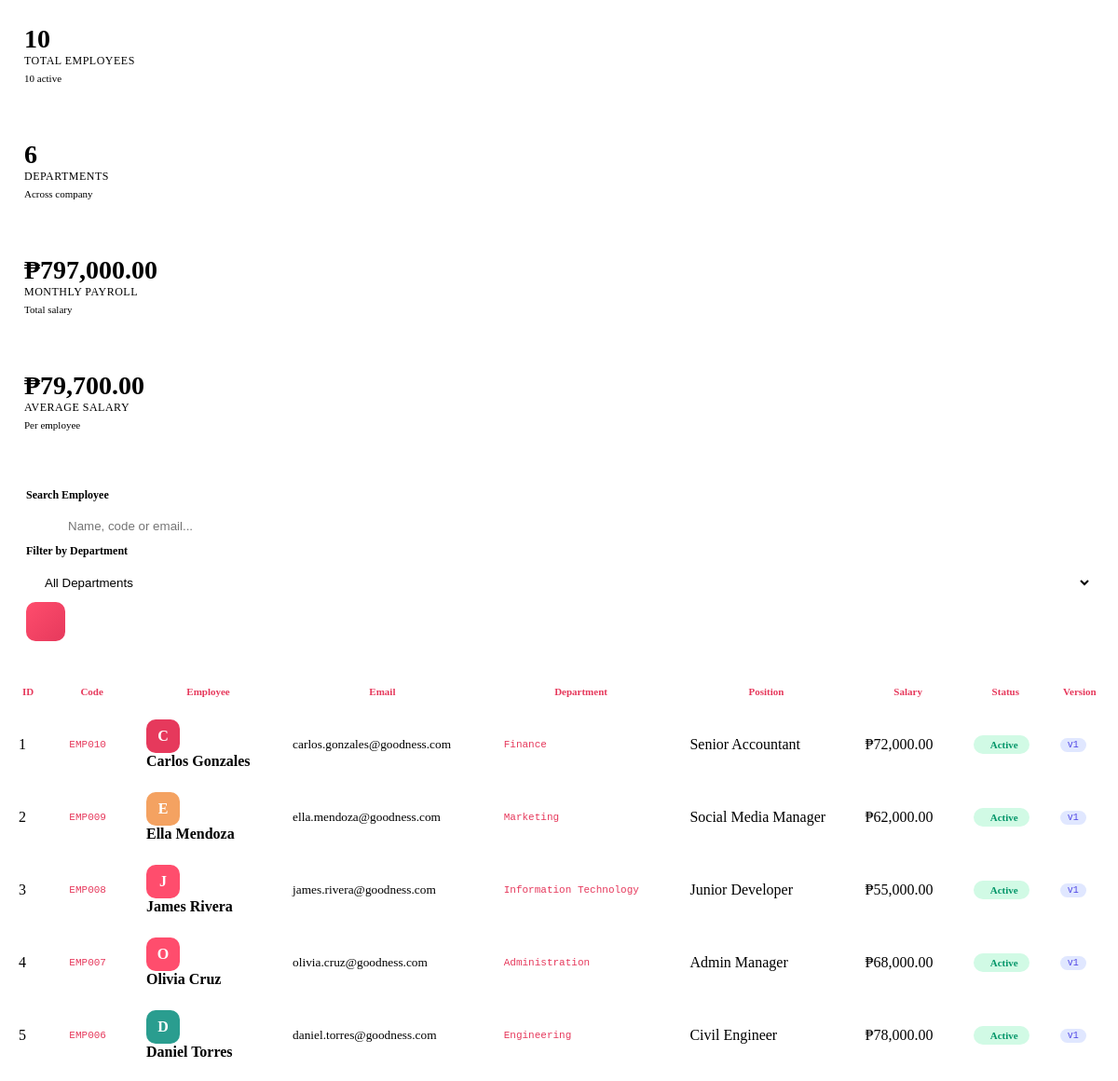
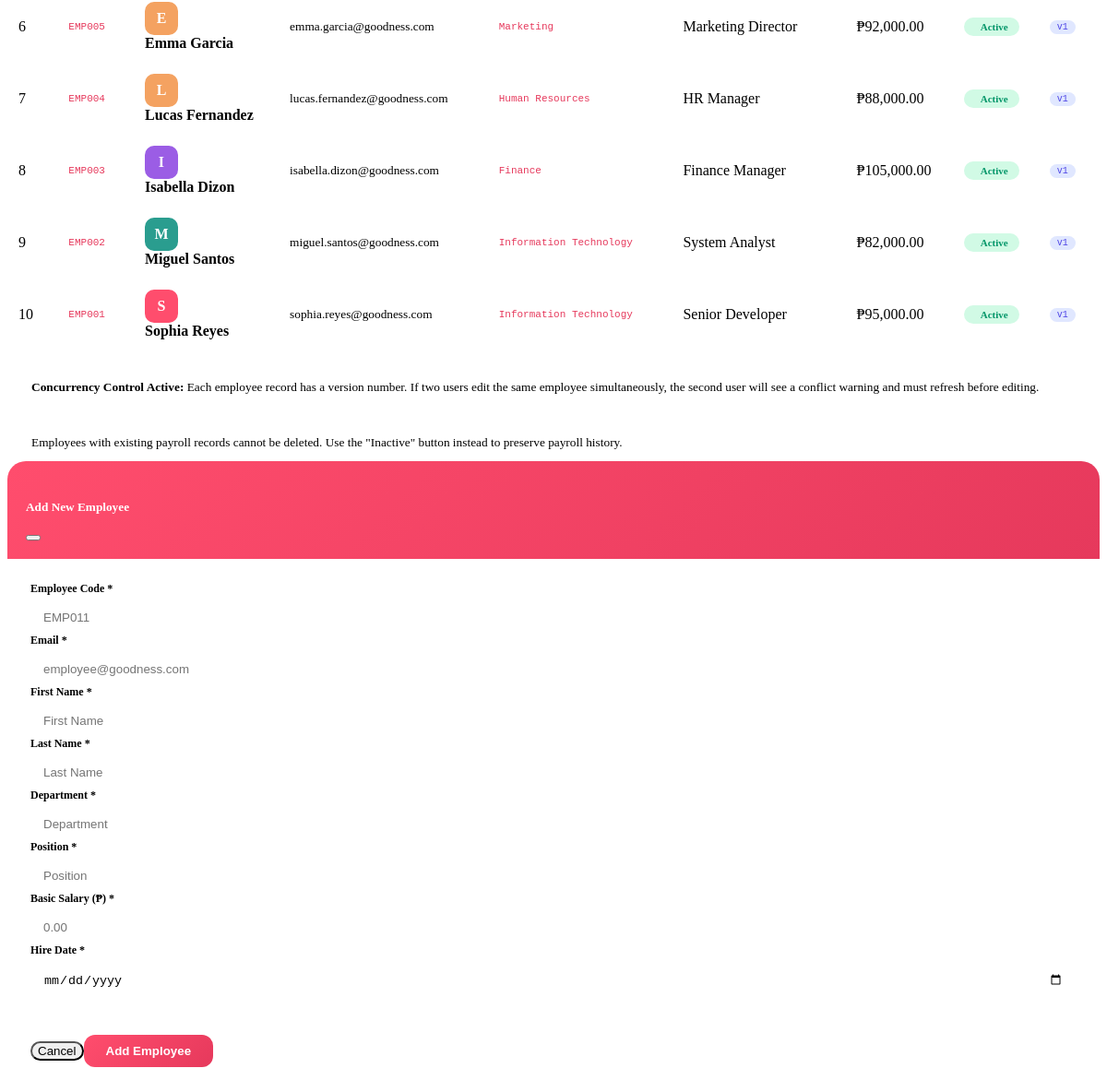
Screenshot of /goodness_payroll/modules/employees.php with the database file from the repository (2 pictures, top to bottom).
### tables this page shows
CREATE TABLE `employees` (
  `employee_id`    INT(11)       NOT NULL AUTO_INCREMENT,
  `employee_code`  VARCHAR(20)   NOT NULL,
  `first_name`     VARCHAR(50)   NOT NULL,
  `last_name`      VARCHAR(50)   NOT NULL,
  `email`          VARCHAR(100)  DEFAULT NULL,
  `department`     VARCHAR(50)   DEFAULT NULL,
  `emp_position`   VARCHAR(50)   DEFAULT NULL,
  `basic_salary`   DECIMAL(12,2) NOT NULL CHECK (`basic_salary` > 0),
  `hire_date`      DATE          NOT NULL,
  `emp_status`     ENUM('active','inactive','terminated') DEFAULT 'active',
  `version_number` INT(11)       NOT NULL DEFAULT 1
                   COMMENT 'Optimistic concurrency control - PHP must match before UPDATE',
  `created_at`     TIMESTAMP NOT NULL DEFAULT CURRENT_TIMESTAMP(),
  `updated_at`     TIMESTAMP NOT NULL DEFAULT CURRENT_TIMESTAMP()
                   ON UPDATE CURRENT_TIMESTAMP(),
  PRIMARY KEY (`employee_id`),
  UNIQUE KEY `uq_employee_code` (`employee_code`),
  UNIQUE KEY `uq_employee_email` (`email`),
  KEY `idx_department` (`department`),
  KEY `idx_emp_status` (`emp_status`),
  KEY `idx_version_number` (`version_number`)
);

### goodness_payroll/modules/employees.php (the view, shortened to what this page needs)
<?php
require_once 'config/database.php';
$search = $_GET['search'] ?? '';
$query = "SELECT * FROM employees WHERE 1=1";
$params = [];
$query .= " ORDER BY employee_id DESC";
$stmt = $db->prepare($query);
$stmt->execute($params);
$employees = $stmt->fetchAll();
$departments = $db->query("SELECT DISTINCT department FROM employees WHERE department IS NOT NULL ORDER BY department")->fetchAll();
$totalEmployees = $db->query("SELECT COUNT(*) FROM employees")->fetchColumn();
$activeEmployees = $db->query("SELECT COUNT(*) FROM employees WHERE emp_status = 'active'")->fetchColumn();
$totalSalary = $db->query("SELECT SUM(basic_salary) FROM employees")->fetchColumn();
$avgSalary = $totalEmployees > 0 ? $totalSalary / $totalEmployees : 0;
?>
<div>
    <div class="row mb-4">
        <div class="col-md-3 mb-3">
            <div class="employee-stat-card">
                <div class="d-flex justify-content-between">
                    <div><div class="stat-number"><?php echo $totalEmployees; ?></div><div class="stat-label">Total Employees</div><div class="stat-sub"><?php echo $activeEmployees; ?> active</div></div>
                    <div class="stat-icon"><i class="fas fa-users fa-xl" style="color: #e6395c;"></i></div>
                </div>
            </div>
        </div>
        <div class="col-md-3 mb-3">
            <div class="employee-stat-card">
                <div class="d-flex justify-content-between">
                    <div><div class="stat-number"><?php echo count($departments); ?></div><div class="stat-label">Departments</div><div class="stat-sub">Across company</div></div>
                    <div class="stat-icon"><i class="fas fa-building fa-xl" style="color: #4f46e5;"></i></div>
                </div>
            </div>
        </div>
        <div class="col-md-3 mb-3">
            <div class="employee-stat-card">
                <div class="d-flex justify-content-between">
                    <div><div class="stat-number">₱<?php echo number_format($totalSalary, 2); ?></div><div class="stat-label">Monthly Payroll</div><div class="stat-sub">Total salary</div></div>
                    <div class="stat-icon"><i class="fas fa-chart-line fa-xl" style="color: #d97706;"></i></div>
                </div>
            </div>
        </div>
        <div class="col-md-3 mb-3">
            <div class="employee-stat-card">
                <div class="d-flex justify-content-between">
                    <div><div class="stat-number">₱<?php echo number_format($avgSalary, 2); ?></div><div class="stat-label">Average Salary</div><div class="stat-sub">Per employee</div></div>
                    <div class="stat-icon"><i class="fas fa-chart-simple fa-xl" style="color: #0ea5e9;"></i></div>
                </div>
            </div>
        </div>
    </div>
    <div class="employee-table-container mb-4" style="padding: 20px;">
        <form method="GET" class="row g-3 align-items-end">
            <div class="col-md-5">
                <label class="form-label-custom">Search Employee</label>
                <div class="search-wrapper"><i class="fas fa-search"></i><input type="text" name="search" class="search-input" placeholder="Name, code or email..." value="<?php echo htmlspecialchars($search); ?>"></div>
            </div>
            <div class="col-md-4">
                <label class="form-label-custom">Filter by Department</label>
                <select name="department" class="filter-select">
                    <option value="">All Departments</option>
                </select>
            </div>
            <div class="col-md-3">
                <button type="submit" class="filter-icon-btn"><i class="fas fa-filter"></i></button>
            </div>
        </form>
    </div>
    <div class="employee-table-container">
        <div class="table-responsive">
            <table class="employee-table">
                <thead>
                    <tr>
                        <th>ID</th>
                        <th>Code</th>
                        <th>Employee</th>
                        <th>Email</th>
                        <th>Department</th>
                        <th>Position</th>
                        <th>Salary</th>
                        <th>Status</th>
                        <th>Version</th>
                    </tr>
                </thead>
                <tbody>
                    <?php $rowNum = 1; foreach($employees as $emp): $initial = strtoupper(substr($emp['first_name'], 0, 1)); $colors = ['#e6395c','#ff4d6d','#f4a261','#2a9d8f','#9b5de5']; $color = $colors[array_rand($colors)]; ?>
                    <tr>
                        <td><?php echo $rowNum++; ?></td>
                        <td><span class="code-badge"><?php echo htmlspecialchars($emp['employee_code']); ?></span></td>
                        <td><div class="d-flex align-items-center gap-2"><div class="employee-avatar" style="background:<?php echo $color; ?>;"><?php echo $initial; ?></div><div><strong><?php echo htmlspecialchars($emp['first_name'].' '.$emp['last_name']); ?></strong></div></div></td>
                        <td><small><?php echo htmlspecialchars($emp['email']); ?></small></td>
                        <td><span class="code-badge" style="background:var(--hover-bg);"><?php echo htmlspecialchars($emp['department']); ?></span></td>
                        <td><?php echo htmlspecialchars($emp['emp_position']); ?></td>
                        <td class="text-success fw-bold">₱<?php echo number_format($emp['basic_salary'],2); ?></td>
                        <td><?php if($emp['emp_status']=='active'): ?><span class="status-badge status-active"><i class="fas fa-circle" style="font-size:8px;"></i> Active</span><?php elseif($emp['emp_status']=='inactive'): ?><span class="status-badge status-inactive"><i class="fas fa-circle" style="font-size:8px;"></i> Inactive</span><?php else: ?><span class="status-badge status-inactive"><i class="fas fa-circle" style="font-size:8px;"></i> Terminated</span><?php endif; ?></td>
                        <td><span class="version-badge"><i class="fas fa-code-branch"></i> v<?php echo $emp['version_number']; ?></span></td>
                    </tr>
                    <?php endforeach; ?>
                </tbody>
            </table>
        </div>
    </div>
    <div class="info-alert">
        <small><strong>Concurrency Control Active:</strong> Each employee record has a version number. If two users edit the same employee simultaneously, the second user will see a conflict warning and must refresh before editing.</small>
    </div>
    <div class="info-alert mt-2">
        <small>Employees with existing payroll records cannot be deleted. Use the "Inactive" button instead to preserve payroll history.</small>
    </div>
</div>
<div class="modal fade" id="addEmployeeModal" tabindex="-1">
    <div class="modal-dialog modal-dialog-centered modal-lg">
        <div class="modal-content modal-content-custom">
            <div class="modal-header modal-header-custom"><h5 class="modal-title modal-title-custom"><i class="fas fa-user-plus me-2"></i> Add New Employee</h5><button type="button" class="btn-close btn-close-white" data-bs-dismiss="modal"></button></div>
            <form method="POST">
                <div class="modal-body" style="padding:25px;">
                    <div class="row">
                        <div class="col-md-6"><div class="mb-3"><label class="form-label-custom">Employee Code *</label><input type="text" name="employee_code" class="form-control-custom" placeholder="EMP011" required></div></div>
                        <div class="col-md-6"><div class="mb-3"><label class="form-label-custom">Email *</label><input type="email" name="email" class="form-control-custom" placeholder="employee@goodness.com" required></div></div>
                        <div class="col-md-6"><div class="mb-3"><label class="form-label-custom">First Name *</label><input type="text" name="first_name" class="form-control-custom" placeholder="First Name" required></div></div>
                        <div class="col-md-6"><div class="mb-3"><label class="form-label-custom">Last Name *</label><input type="text" name="last_name" class="form-control-custom" placeholder="Last Name" required></div></div>
                        <div class="col-md-6"><div class="mb-3"><label class="form-label-custom">Department *</label><input type="text" name="department" class="form-control-custom" placeholder="Department" required></div></div>
                        <div class="col-md-6"><div class="mb-3"><label class="form-label-custom">Position *</label><input type="text" name="position" class="form-control-custom" placeholder="Position" required></div></div>
                        <div class="col-md-6"><div class="mb-3"><label class="form-label-custom">Basic Salary (₱) *</label><input type="number" step="0.01" name="basic_salary" class="form-control-custom" placeholder="0.00" required></div></div>
                        <div class="col-md-6"><div class="mb-3"><label class="form-label-custom">Hire Date *</label><input type="date" name="hire_date" class="form-control-custom" required></div></div>
                    </div>
                </div>
                <div class="modal-footer" style="padding:15px 25px; border-top:1px solid var(--border-color);"><button type="button" class="btn btn-light" data-bs-dismiss="modal" style="border-radius:40px;">Cancel</button><button type="submit" name="add_employee" class="btn-add">Add Employee</button></div>
            </form>
        </div>
    </div>
</div>

### goodness_payroll/modules/employees.php (style rules this page uses)
.employee-stat-card { background: var(--card-bg); border-radius: 20px; padding: 18px; transition: all 0.3s; border: 1px solid var(--border-color); }
.stat-number { font-size: 28px; font-weight: 800; color: var(--text-primary); }
.stat-label { color: var(--text-muted); font-size: 12px; text-transform: uppercase; letter-spacing: 0.5px; }
.stat-sub { color: var(--text-muted); font-size: 11px; margin-top: 5px; }
.stat-icon { background: var(--hover-bg); padding: 12px; border-radius: 16px; }
.search-wrapper { position: relative; }
.search-input { background: var(--input-bg); border: 1px solid var(--input-border); border-radius: 12px; padding: 12px 16px 12px 45px; color: var(--text-primary); width: 100%; }
.filter-select { background: var(--input-bg); border: 1px solid var(--input-border); border-radius: 12px; padding: 12px 16px; color: var(--text-primary); width: 100%; }
.filter-icon-btn { background: linear-gradient(135deg, #ff4d6d, #e6395c); border: none; border-radius: 10px; width: 42px; height: 42px; display: flex; align-items: center; justify-content: center; color: white; cursor: pointer; }
.btn-add { background: linear-gradient(135deg, #ff4d6d, #e6395c); color: white; border: none; padding: 10px 24px; border-radius: 12px; font-weight: 600; display: inline-flex; align-items: center; gap: 8px; cursor: pointer; }
.employee-table-container { background: var(--card-bg); border-radius: 20px; border: 1px solid var(--border-color); overflow: hidden; }
.employee-table { width: 100%; border-collapse: collapse; }
.employee-table th { background: var(--table-header-bg); color: #e6395c; padding: 12px; font-weight: 600; font-size: 11px; }
.employee-table td { padding: 12px; border-bottom: 1px solid var(--border-color); color: var(--text-secondary); }
.employee-avatar { width: 36px; height: 36px; border-radius: 10px; display: flex; align-items: center; justify-content: center; font-weight: 600; color: white; }
.code-badge { background: var(--hover-bg); color: #e6395c; padding: 4px 10px; border-radius: 12px; font-size: 11px; font-family: monospace; }
.version-badge { background: #e0e7ff; color: #4f46e5; padding: 2px 8px; border-radius: 12px; font-size: 10px; font-family: monospace; }
.status-badge { display: inline-flex; align-items: center; gap: 6px; padding: 4px 12px; border-radius: 30px; font-size: 11px; font-weight: 600; }
.status-active { background: #d1fae5; color: #059669; }
.modal-content-custom { background: var(--card-bg); border-radius: 20px; }
.modal-header-custom { background: linear-gradient(135deg, #ff4d6d, #e6395c); border: none; padding: 20px; border-radius: 20px 20px 0 0; }
.modal-title-custom { color: white; font-weight: 700; }
.form-control-custom { background: var(--input-bg); border: 1px solid var(--input-border); border-radius: 12px; padding: 10px 14px; color: var(--text-primary); width: 100%; }
.form-label-custom { color: var(--text-secondary); font-size: 12px; font-weight: 600; margin-bottom: 6px; display: block; }
.info-alert { background: var(--hover-bg); border: 1px solid var(--border-color); border-radius: 16px; padding: 12px 16px; display: flex; align-items: center; gap: 10px; margin-top: 20px; }
.info-alert small { color: var(--text-muted); }

### rows the page displays
employees: employee_code "EMP010", first_name "C", first_name+last_name "Carlos Gonzales", email "carlos.gonzales@goodness.com", department "Finance", emp_position "Senior Accountant", basic_salary "72,000.00", emp_status "Active", version_number "1"
employees: employee_code "EMP009", first_name "E", first_name+last_name "Ella Mendoza", email "ella.mendoza@goodness.com", department "Marketing", emp_position "Social Media Manager", basic_salary "62,000.00", emp_status "Active", version_number "1"
employees: employee_code "EMP008", first_name "J", first_name+last_name "James Rivera", email "james.rivera@goodness.com", department "Information Technology", emp_position "Junior Developer", basic_salary "55,000.00", emp_status "Active", version_number "1"
employees: employee_code "EMP007", first_name "O", first_name+last_name "Olivia Cruz", email "olivia.cruz@goodness.com", department "Administration", emp_position "Admin Manager", basic_salary "68,000.00", emp_status "Active", version_number "1"
employees: employee_code "EMP006", first_name "D", first_name+last_name "Daniel Torres", email "daniel.torres@goodness.com", department "Engineering", emp_position "Civil Engineer", basic_salary "78,000.00", emp_status "Active", version_number "1"
employees: employee_code "EMP005", first_name "E", first_name+last_name "Emma Garcia", email "emma.garcia@goodness.com", department "Marketing", emp_position "Marketing Director", basic_salary "92,000.00", emp_status "Active", version_number "1"
employees: employee_code "EMP004", first_name "L", first_name+last_name "Lucas Fernandez", email "lucas.fernandez@goodness.com", department "Human Resources", emp_position "HR Manager", basic_salary "88,000.00", emp_status "Active", version_number "1"
employees: employee_code "EMP003", first_name "I", first_name+last_name "Isabella Dizon", email "isabella.dizon@goodness.com", department "Finance", emp_position "Finance Manager", basic_salary "105,000.00", emp_status "Active", version_number "1"
employees: employee_code "EMP002", first_name "M", first_name+last_name "Miguel Santos", email "miguel.santos@goodness.com", department "Information Technology", emp_position "System Analyst", basic_salary "82,000.00", emp_status "Active", version_number "1"
employees: employee_code "EMP001", first_name "S", first_name+last_name "Sophia Reyes", email "sophia.reyes@goodness.com", department "Information Technology", emp_position "Senior Developer", basic_salary "95,000.00", emp_status "Active", version_number "1"

### other values shown
$totalEmployees "10"
$activeEmployees "10"
count($departments) "6"
$totalSalary "797,000.00"
$avgSalary "79,700.00"
